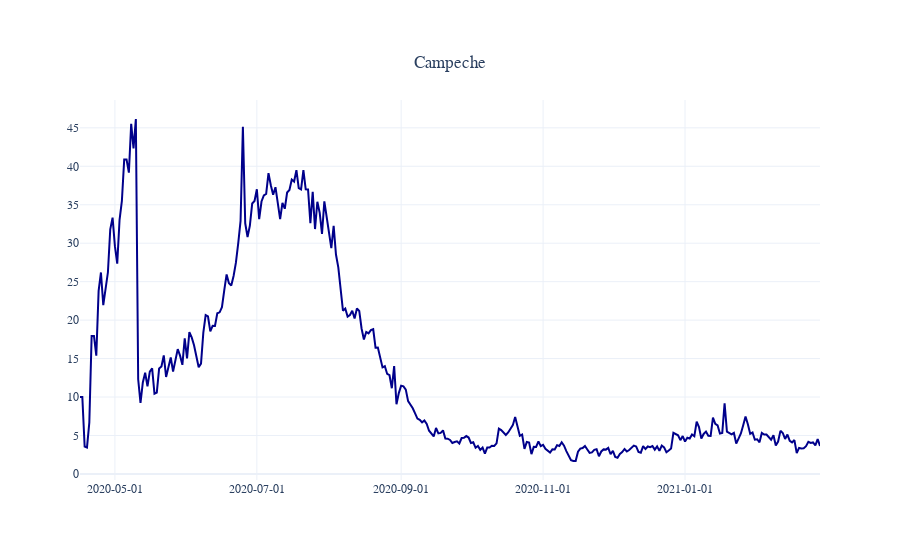

The notebook cell saved with this chart:
### Code cell
# 4
ESTADO = 'Campeche'

fig = go.Figure()

fig.add_trace( go.Scatter( x = BU_Estado[ ( BU_Estado['Estado'] == ESTADO ) \
                                         & ( BU_Estado['Date'] > '2020-04-15' ) ]['Date'], 
                          y = BU_Estado[ ( BU_Estado['Estado'] == ESTADO )  \
                                         & ( BU_Estado['Date'] > '2020-04-15' ) ]['% Ocupación'], 
                          name = ESTADO, line_color = 'darkblue' ) )

fig.update_layout( template = 'plotly_white', # "plotly", "plotly_white", "ggplot2", "seaborn", "simple_white", "none"
                  barmode = 'overlay', 
                  title = { 'text': ESTADO,
                           'y':0.9, 'x':0.5, 'xanchor': 'center', 'yanchor': 'top'}, 
                  font_family = 'Calibri Light')

fig.update_xaxes(tickformat = '%Y-%m-%d') # (tickangle = 90, tickformat = '%Y-%m-%d')

fig.show()

### Figure 1 — Plotly figure (JSON) as saved in the notebook; plotly's stock layout.template omitted (floating-point values rounded to 4 significant figures; data arrays with more than 128 entries replaced by an {"elided": "..."} marker saying what was removed)
{"data": [{"line": {"color": "darkblue"}, "name": "Campeche", "type": "scatter", "x": {"elided": "319 str values"}, "y": {"elided": "319 float values"}}], "layout": {"barmode": "overlay", "font": {"family": "Calibri Light"}, "title": {"text": "Campeche", "x": 0.5, "xanchor": "center", "y": 0.9, "yanchor": "top"}, "xaxis": {"tickformat": "%Y-%m-%d"}}}
